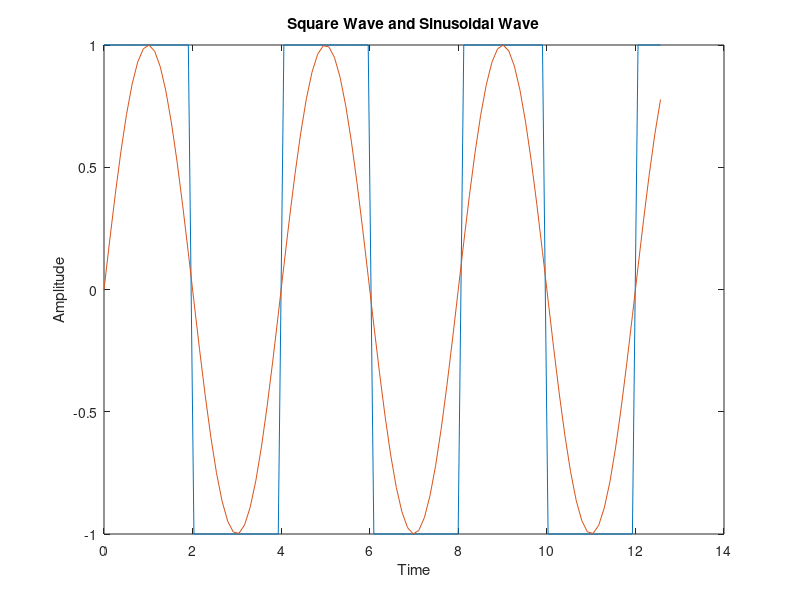

Reproduce this figure in MATLAB.
% In this script we plot both sinusodial and square waves on the same graph that will give better understanding



% Define the amplitude and frequency for the square wave
A_square = 1;
w_square = pi/2;

% Define the amplitude and frequency for the sinusoidal wave
A_sine = 1;
w_sine = pi/2;

% Generate a time vector
t = linspace(0, 4*pi);

% Generate a square wave with amplitude A_square and frequency w_square
func_square = A_square*square(w_square*t);

% Generate a sinusoidal wave with amplitude A_sine and frequency w_sine
func_sine = A_sine*sin(w_sine*t);

% Plot both waves on the same graph
plot(t, func_square, t, func_sine)
xlabel('Time')
ylabel('Amplitude')
title('Square Wave and Sinusoidal Wave')

% If you want you can add legend. But it is not necessary 
% legend('Square Wave', 'Sinusoidal Wave')
